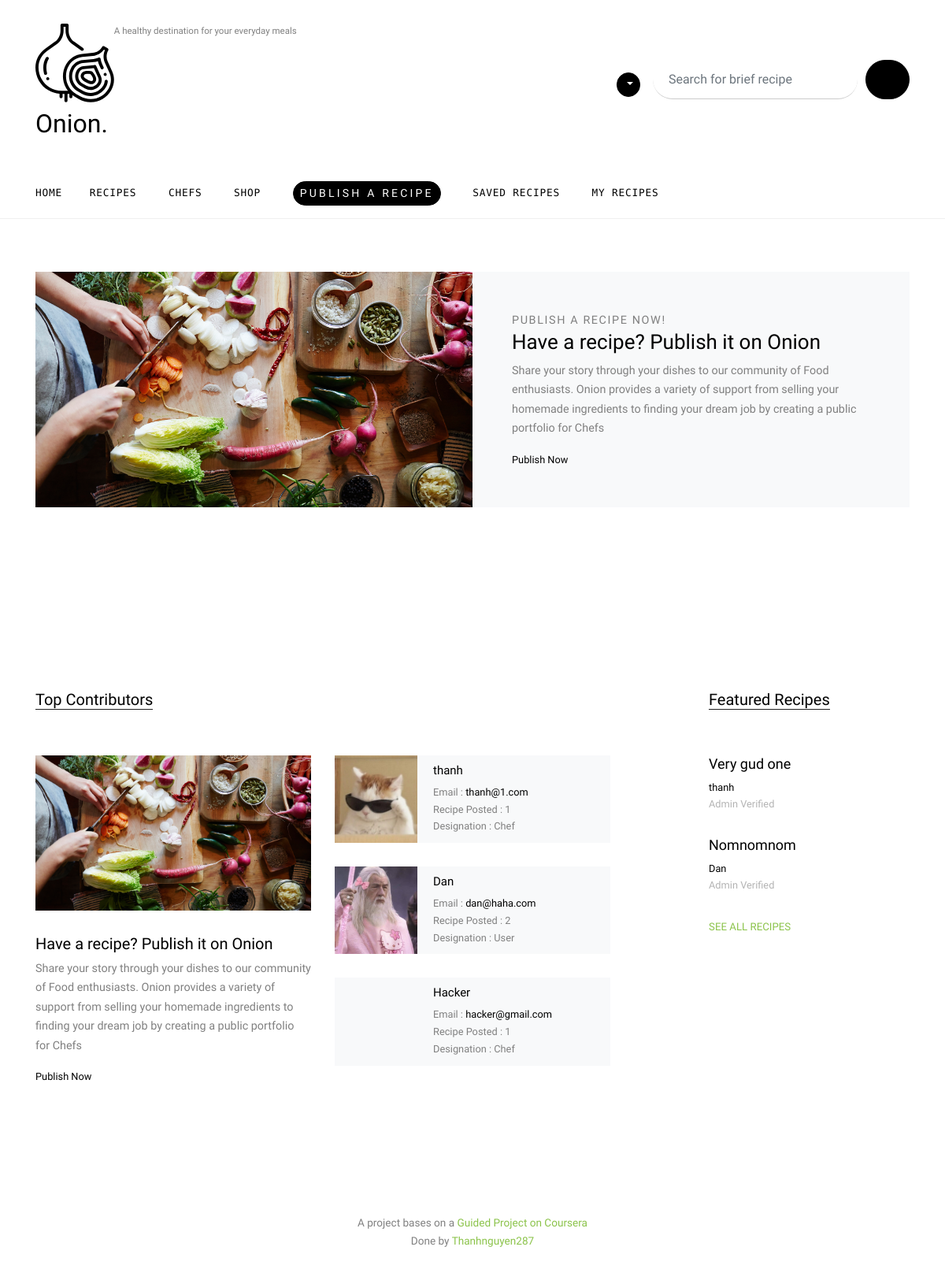
/user/ (signed in), run on an earlier commit of the app's database.
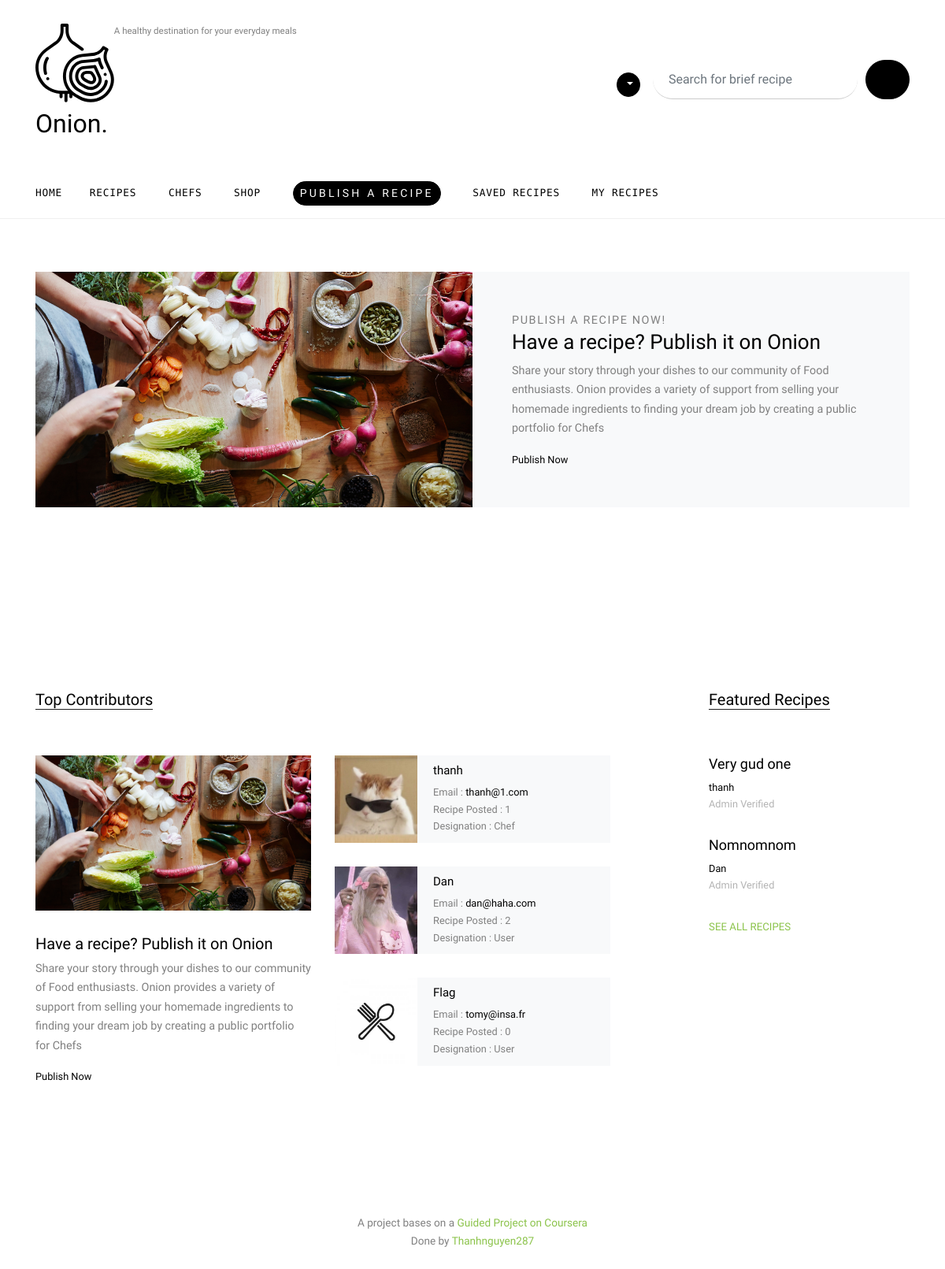
And on a later commit of the database.
### App/models.py (models this page shows, shortened)
class User(db.Model):
    id = db.Column(db.Integer, primary_key=True)
    name = db.Column(db.Text, nullable=False)
    username = db.Column(db.String(20), unique=True, nullable=False)
    email = db.Column(db.String(120), unique=True, nullable=False)
    profile_pic = db.Column(db.String(20), nullable=False, default='default_user.jpg')
    password = db.Column(db.String(60), nullable=False)
    type = db.Column(db.String(10), nullable=False)
    designation = db.Column(db.Text, nullable=False)
    ingredient = db.relationship('Ingredient', backref='ing_creator', lazy=True)
    recipes = db.relationship('Recipe', backref='recipe_creator', lazy=True)

class Recipe(db.Model):
    id = db.Column(db.Integer, primary_key=True)
    title = db.Column(db.String(255), nullable=False)
    description = db.Column(db.Text, nullable=False)
    time = db.Column(db.Integer, nullable=False)
    servings = db.Column(db.Integer, nullable=False)
    ingredients = db.Column(db.Text, nullable=False)
    image = db.Column(db.String(20), nullable=False, default="default.jpg")
    approval = db.Column(db.Integer, nullable=False)
    status = db.Column(db.String(12), nullable=False)
    saved = db.relationship('Saved', backref='saved_recipe', lazy=True)
    created_by = db.Column(db.Integer, db.ForeignKey('user.id'), nullable=False)

### App/views/user.py (the view)
@user.route('/')
def index():
    valid = PassiveControls.validation()
    if valid[0] and valid[2] == "user":
        editor_recipe = Recipe.query.filter_by(status=1).all()
        featured = Recipe.query.filter_by(status=2)
        users = User.query.filter_by(type="user").paginate(per_page=3)
        return render_template('user/index.html', editor_recipe=editor_recipe, featured=featured, users=users)
    else:
        return render_template("error.html", error=PassiveControls.ErrMsg.access)

### Controls/PassiveControls.py (called while the page is built)
def validation():
    if "id" and "access" and "name" in session:
        return True, session['id'], session['access'], session['name']
    else:
        return False, "None", "None", "None"

### App/templates/user/index.html (shortened to what the changed rows need)
{% extends "user/base.html" %}
{% block content %}
    <div class="site-section py-0">
      <div class="owl-carousel hero-slide owl-style">
        {% if editor_recipe %}
        {% for recipe in editor_recipe %}
        <div class="site-section">
          <div class="container">
            <div class="half-post-entry d-block d-lg-flex bg-light">
              <div class="img-bg" style="background-image: url('{{ url_for('static', filename= 'images/' + recipe.image) }}')"></div>
              <div class="contents">
                <span class="caption">Editor's Pick</span>
                <h2><a href="{{ url_for('single_recipe', recipe_id=recipe.id ) }}">{{recipe.title}}</a></h2>
                <p class="mb-3">{{recipe.description[:250]}}... <a href="{{ url_for('single_recipe', recipe_id=recipe.id ) }}">Read more</a></p>
                <div class="post-meta">
                  <span class="d-block">Author: <a href="#">{{recipe.recipe_creator.name}}</a></span>
                  <span class="date-read">
                    {% if recipe.approval < 0 %}
                        Not Verified <span class="mx-1">&bullet;</span>
                    {% elif recipe.approval > 0 %}
                        Admin Verified <span class="icon-star2"></span>
                    {% else %}
                        Rejected
                    {% endif %}
                  </span>
                </div>
              </div>
            </div>
          </div>
        </div>
        {% endfor %}
        {% else %}
        <div class="site-section">
          <div class="container">
            <div class="half-post-entry d-block d-lg-flex bg-light">
              <div class="contents">
                <h2><a href="">Have a recipe? Publish it on Onion</a></h2>
              </div>
            </div>
          </div>
        </div>
        {% endif %}
      </div>
    </div>
    <div class="site-section">
      <div class="container">
        <div class="row">
          <div class="col-lg-8">
            <div class="row">
              <div class="col-12">
                <div class="section-title">
                  <h2>Top Contributors</h2>
                </div>
              </div>
            </div>
            <div class="row">
              <div class="col-md-6">
                <div class="post-entry-1">
                  <h2><a href="">Have a recipe? Publish it on Onion</a></h2>
                </div>
              </div>
              <div class="col-md-6">
                {% if users.items %}
                {% for users in users.items %}
                <div class="post-entry-2 d-flex bg-light">
                 <div class="thumbnail" style="background-image: url('{{ url_for('static', filename= 'images/' + users.profile_pic) }}')"></div>
                  <div class="contents">
                    <h2><a href="{{ url_for('user.user_profile', user_id=users.id ) }}">{{users.name}}</a></h2>
                    <div class="post-meta">
                      <span class="d-block">Email : <a href="mailto: {{ users.email }}">{{users.email}}</a></span>
                      <span class="d-block">Recipe Posted : {{ users.recipes|length }}</span>
                      <span class="d-block">Designation : {{ users.designation|capitalize }}</span>
                    </div>
                  </div>
                </div>
                {% endfor %}
                  {% else %}
                  <p>There are no recipe contributors at this moment.</p>
                  {% endif %}
              </div>
            </div>
          </div>
          <div class="col-lg-3 ml-auto">
            <div class="section-title">
              <h2>Featured Recipes</h2>
            </div>
              {% if featured %}
            {% for featured in featured %}
            <div class="trend-entry d-flex">
              <div class="trend-contents">
                <h2><a href="blog-single.html">{{featured.title}}</a></h2>
                <div class="post-meta">
                  <span class="d-block"><a href="{{ url_for('user.user_profile', user_id=featured.recipe_creator.id ) }}">{{featured.recipe_creator.name}}</a></span>
                  <span class="date-read">
                      {% if featured.approval < 0 %}
                        Not Verified <span class="mx-1">&bullet;</span>
                    {% elif featured.approval > 0 %}
                        Admin Verified <span class="icon-star2"></span>
                    {% else %}
                        Rejected
                    {% endif %}
                  </span>
                </div>
              </div>
            </div>
              {% else %}
              <p>There are no featured recipe at this moment</p>
            {% endfor %}
              {% endif %}
          </div>
        </div>
      </div>
    </div>
{% endblock %}

What changed in the data, as far as the page shows it:
no longer on this page (row unchanged): User: name "Hacker", email "hacker@gmail.com", recipes|length "1", designation "Chef"
added User: profile_pic (placeholder picture), name "Flag", email "tomy@insa.fr", recipes|length "0", designation "User"
